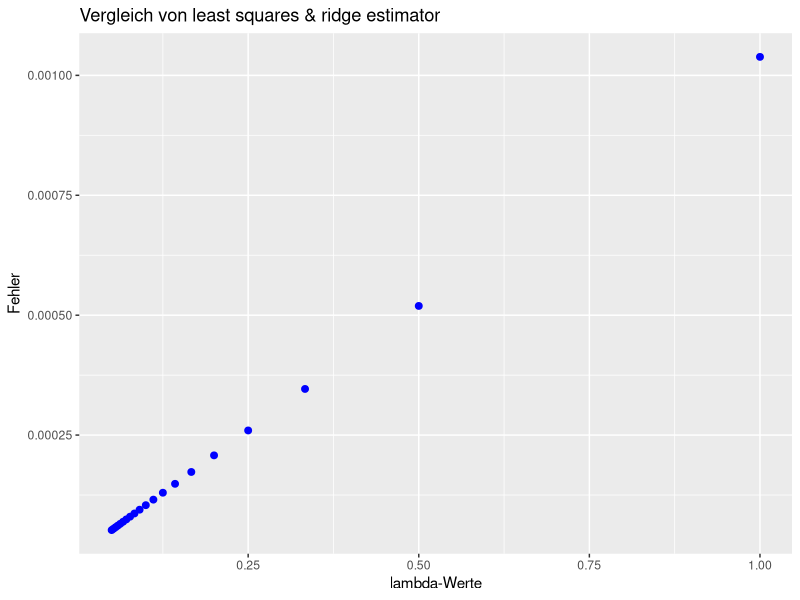
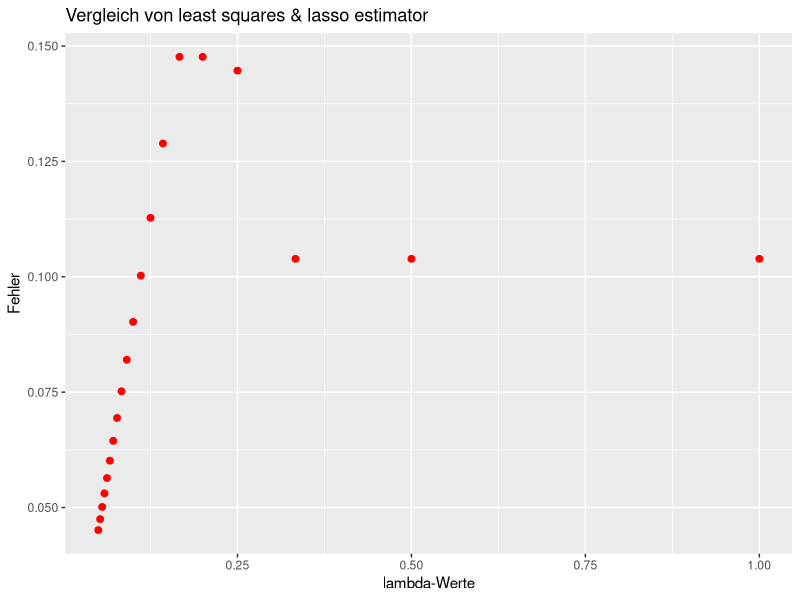

Write the R code that produced these figures, in order.
#setwd("C:/Users/Anwender/Desktop/Statistik AG/Blatt3")
#setwd("~/Desktop/Statistik_AG/Blatt3")

print("test")

library(tidyverse)
library(glmnet)

## Teil a) Ridge Regression Estimator

rre <- function(X, y, lambda = 1){
  error <- function(w, X, y, lambda = 1){
    crossprod(y- X %*% w) - lambda * norm(w, type = "2")
  }
  result = optim(rep(0,ncol(X)), error, X=X, y=y, lambda=lambda, method = 'BFGS')
  result$par
}

# Def des LSE zum Vergleich
ls<-function(X, y){
  lseq <- function(w, X, y) {
    crossprod(y - X%*%w)
  }
  result=optim(rep(0, ncol(X)), lseq, X=X, y=y, method='BFGS')
  result$par
}

## Teil b) glmnet Package
?glmnet


## Teil c) 

beta <- c(0.15, -0.33, 0.25)
n <- 500
p <- 3
X <- matrix(rnorm(n*p, mean = 0, sd = 1), nrow = n, ncol = p)
?scale
X <- scale(X)
eps <- rnorm(n, mean=0, sd=0.25)
y = X %*% beta + eps

# ich bau mir eine funktion die mir 3x3 matrix
# mit durchschnitts beta für alle 3 varianten zurückliefert
get_average_beta <- function(M, lambda){
  beta_rre_df <- data.frame(matrix(0, nrow = p, ncol = M))
  beta_lasso_df <- data.frame(matrix(0, nrow = p, ncol = M))
  beta_ls_df <- data.frame(matrix(0, nrow = p, ncol =M))
  for (i in (1:M)){
    beta_rre <- rre(X, y, lambda = lambda)
    beta_rre_df[,i] <- beta_rre
    
    lasso_1 <- glmnet(X, y, lambda = lambda, intercept = FALSE)
    beta_lasso <- as.vector(coef(lasso_1, s = lambda)[-1])
    beta_lasso_df[,i] <- beta_lasso
    
    beta_ls = ls(X, y)
    beta_ls_df[,i] <- beta_ls
  }
  beta_rre_mean <- apply(beta_rre_df, 1, mean)
  beta_lasso_mean <- apply(beta_lasso_df, 1, mean)
  beta_ls_mean <- apply(beta_ls_df, 1, mean)
  
  matrix <- array(c(as.matrix(beta_rre_mean), as.matrix(beta_lasso_mean), as.matrix(beta_ls_mean)), 
                              dim = c(3, 3))

  return(matrix)
}

lambda_werte <- function(k){
  return (1/(1:k))
}

# Parameter auswählen
k <- 20
M <- 10

lambda_values <- lambda_werte(k)

# Leere 3D-Matrix initialisieren (3 x 3 x Anzahl lambda-Werte)
result_matrix <- array(0, dim = c(3, 3, length(lambda_values)))

# Schleife zum Füllen der 3D-Matrix
for (i in seq_along(lambda_values)) {
  lambda <- lambda_values[i]
  result_matrix[,,i] <- get_average_beta(M, lambda)
}


## Plot für least squared und ridge estimator

data_1 <- data.frame(matrix(0, nrow = k, ncol = 2))
for (i in (1:k)){
  data_1[i,1] = 1/i
  data_1[i,2] = sqrt(sum((result_matrix[,1,i] - result_matrix[,3,i])^2))
}
View(data_1)



ggplot() + 
  geom_point(aes(x = data_1$X1, y = data_1$X2), color = "blue", size = 2) +
  labs(
    x = "lambda-Werte",
    y = "Fehler",
    title = "Vergleich von least squares & ridge estimator"
  )



## Plot für lasso und least squares estimator 

data_2 <- data.frame(matrix(0, nrow = k, ncol = 2))
for (i in (1:k)){
  data_2[i,1] = 1/i
  data_2[i,2] = sqrt((sum(result_matrix[,2,i] - result_matrix[,3,i])^2))
}
View(data_2)

ggplot() + 
  geom_point(aes(x = data_2$X1, y = data_2$X2), color = "red", size = 2) +
  labs(
    x = "lambda-Werte",
    y = "Fehler",
    title = "Vergleich von least squares & lasso estimator"
  )


## Average estimation error for lambda = 0.1

beta_lambda01 = get_average_beta(M, 0.01)
View(beta_lambda01)

average_est_err = matrix(0, nrow = 3, ncol = 1)
for (i in (1:3)){
  average_est_err[i,1] = sqrt(sum((beta - beta_lambda01[,i])^2))
}
View(average_est_err)



